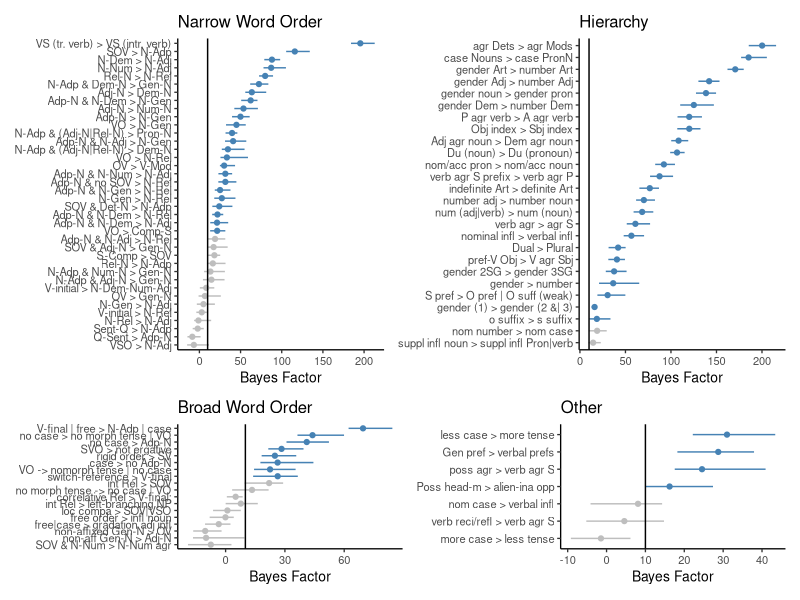
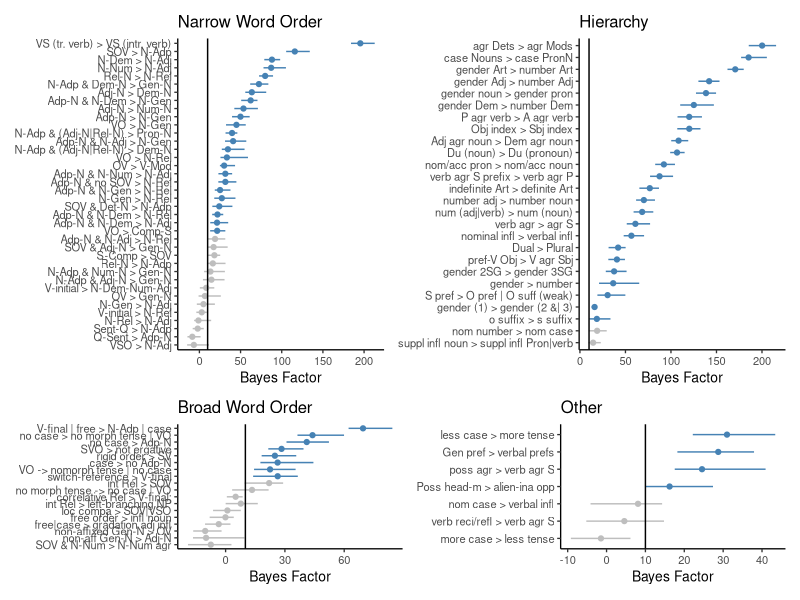

Write the R code that produced these figures, in order.
library(ggplot2)
library(ggrepel)
library(dplyr)
library(patchwork)
library(forcats)

BAYES_FACTOR_THRESHOLD <- 10
base_size = 10
size = point_size = 0.2

# better plot
df.bayestraits <- readr::read_tsv("results/BT_results_summary/results.txt", show_col_types=FALSE) %>%
  dplyr::filter(bmrs_support == "yes") %>% 
  dplyr::select(code, Universal.shorter, 
                Domain_general,  
                median_BF,
                o95HDI_lower, o95HDI_higher, 
                o95HDI_SIG)

pn <- df.bayestraits %>% 
  filter(Domain_general == "narrow word order") %>% 
  ggplot(aes(x = median_BF,
             y =   forcats::fct_reorder(Universal.shorter, o95HDI_lower),
    xmax=o95HDI_higher, xmin=o95HDI_lower,
    color=o95HDI_SIG
    )) +
    geom_pointrange(size = point_size) +
    geom_vline(xintercept=BAYES_FACTOR_THRESHOLD) +
    theme_classic(base_size=base_size) +
    scale_color_manual("Significant", values=c("gray", "steelblue")) +
    ylab(NULL) +
    xlab("Bayes Factor") +
    guides(color="none") +
  ggtitle("Narrow Word Order")


pw <- df.bayestraits %>% 
  filter(Domain_general == "broad word order") %>% 
  ggplot(aes(x = median_BF,
             y =   forcats::fct_reorder(Universal.shorter, o95HDI_lower),
             xmax=o95HDI_higher, xmin=o95HDI_lower,
             color=o95HDI_SIG
  )) +
  geom_pointrange(size = point_size) +
  geom_vline(xintercept=BAYES_FACTOR_THRESHOLD) +
  theme_classic(base_size=base_size) +
  scale_color_manual("Significant", values=c("gray", "steelblue")) +
  ylab(NULL) +
  xlab("Bayes Factor") +
  guides(color="none") +  
  ggtitle("Broad Word Order")


ph <- df.bayestraits %>% 
  filter(Domain_general == "hierarchy") %>% 
  ggplot(aes(x = median_BF,
             y =   forcats::fct_reorder(Universal.shorter, o95HDI_lower),
             xmax=o95HDI_higher, xmin=o95HDI_lower,
             color=o95HDI_SIG
  )) +
  geom_pointrange(size = point_size) +
  geom_vline(xintercept=BAYES_FACTOR_THRESHOLD) +
  theme_classic(base_size=base_size) +
  scale_color_manual("Significant", values=c("gray", "steelblue")) +
  ylab(NULL) +
  xlab("Bayes Factor") +
  guides(color="none") +  
  ggtitle("Hierarchy")

po <- df.bayestraits %>% 
  filter(Domain_general == "other") %>% 
  ggplot(aes(x = median_BF,
             y =   forcats::fct_reorder(Universal.shorter, o95HDI_lower),
             xmax=o95HDI_higher, xmin=o95HDI_lower,
             color=o95HDI_SIG
  )) +
  geom_pointrange(size = point_size) +
  geom_vline(xintercept=BAYES_FACTOR_THRESHOLD) +
  theme_classic(base_size=base_size) +
  scale_color_manual("Significant", values=c("gray", "steelblue")) +
  ylab(NULL) +
  xlab("Bayes Factor") +
  guides(color="none") +  
  ggtitle("Other")

p <- ((pn + ph) / (pw + po)) + plot_layout(heights = c(2.5, 1))

ggsave(filename="figure2-bayesfactors-pointrange.png",width = 22, height = 27, units = "cm", dpi = 300, plot = p)
ggsave(filename="figure2-bayesfactors-pointrange.pdf",width = 22, height = 27, units = "cm", dpi = 300, plot = p)
